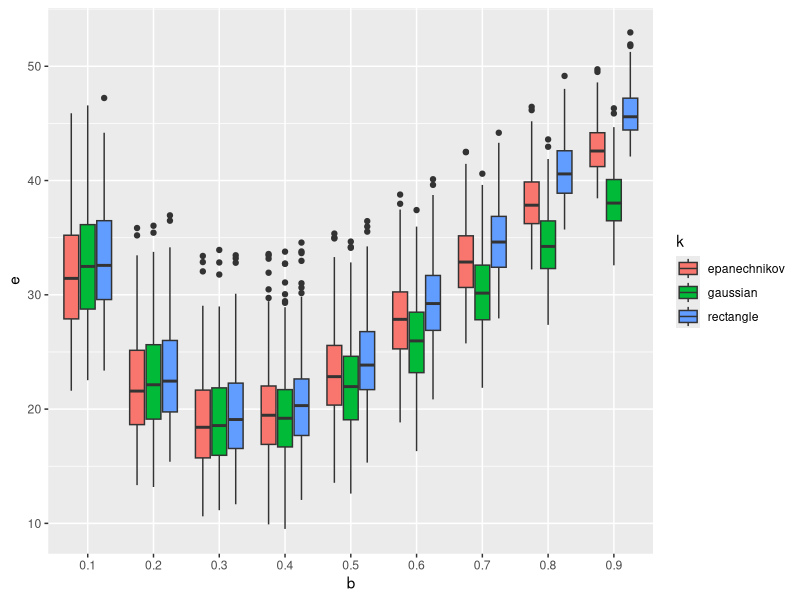

Reproduce this figure in R.
## ---- chunk 1
knitr::opts_chunk$set(echo = FALSE)
## ---- chunk 2
library(tibble)
library(ggplot2)

rmixnorm <- function(N, mu1, mu2, sigma1, sigma2, tau){
  ind <- I(runif(N) > tau)
  X <- rep(0,N)
  X[ind] <- rnorm(sum(ind), mu1, sigma1)
  X[!ind] <- rnorm(sum(!ind), mu2, sigma2)
  return(X)
}

dmixnorm <- function(x, mu1, mu2, sigma1, sigma2, tau){
  y <- (1-tau)*dnorm(x,mu1,sigma1) + tau*dnorm(x,mu2,sigma2)
  return(y)
}

N <- 100
mu1 <- 3
mu2 <- 0
sigma1 <- 0.5
sigma2 <- 1
tau <- 0.6



bandwidths = seq(from=0.1, to=0.9, by=0.1)

errors <- c()
bws <- c()
kernels <- c()

x <- seq(-3, 6, by=0.01)

for (d in 1:200) {
  data <- rmixnorm(N, mu1, mu2, sigma1, sigma2, tau)
  f <- matrix(dmixnorm(x, mu1, mu2, sigma1, sigma2, tau))
  
  for (bandwidth in bandwidths) {
    
    kde_rect = density(data, bw = bandwidth,
                       kernel = 'rectangular',
                       n=901, from=-3, to=6)
    fhat_rect <- matrix(unlist(kde_rect[2]))
    rect_error = norm(fhat_rect - f)
    errors <- append(errors, rect_error)
    bws <- append(bws, as.character(bandwidth))
    kernels <- append(kernels, 'rectangle')
    
    kde_epan = density(data, bw = bandwidth,
                       kernel = 'epanechnikov',
                       n=901, from=-3, to=6)
    fhat_epan <- matrix(unlist(kde_epan[2]))
    epan_error = norm(fhat_epan - f)
    errors <- append(errors, epan_error)
    bws <- append(bws, as.character(bandwidth))
    kernels <- append(kernels, 'epanechnikov')
    
    kde_gauss = density(data, bw = bandwidth,
                        kernel = 'gaussian',
                        n=901, from=-3, to=6)
    fhat_gauss <- matrix(unlist(kde_gauss[2]))
    gauss_error = norm(fhat_gauss - f)
    errors <- append(errors, gauss_error)
    bws <- append(bws, as.character(bandwidth))
    kernels <- append(kernels, 'gaussian')
  }
}

e <- c(errors)
b <- c(bws)
k <- c(kernels)

ggplot(mapping=aes(x=b,
                  y=e,
                  fill=k)) + geom_boxplot()
